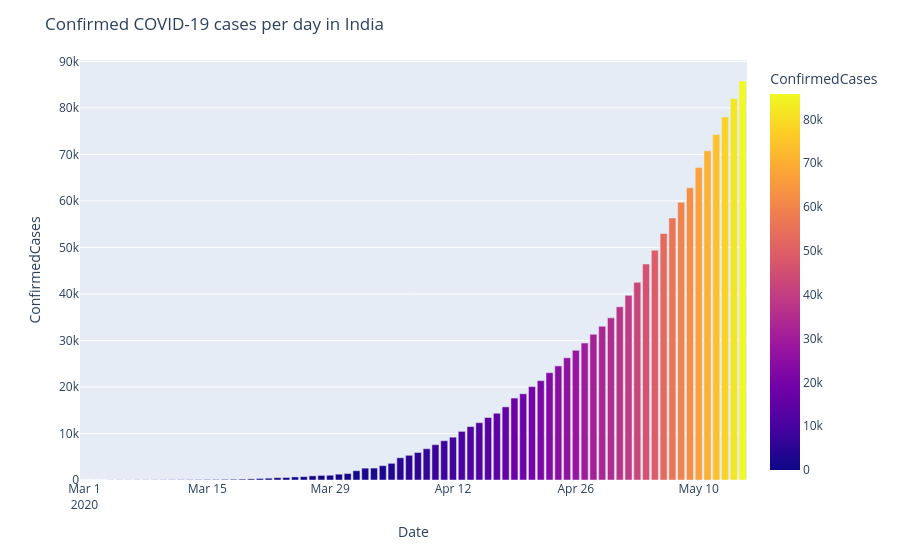

The cell this chart's notebook holds for it:
### Code cell
df_by_date = pd.DataFrame(train.fillna('NA').groupby(['Country_Region','Date'])['ConfirmedCases'].sum().sort_values().reset_index())

fig = px.bar(df_by_date.loc[(df_by_date['Country_Region'] == 'India') &(df_by_date.Date >= '2020-03-01')].sort_values('ConfirmedCases',ascending = False), 
             x='Date', y='ConfirmedCases', color="ConfirmedCases")
fig.update_layout(title_text='Confirmed COVID-19 cases per day in India')
fig.show()

### Figure 1 — Plotly figure (JSON) as saved in the notebook; plotly's stock layout.template omitted (floating-point values rounded to 4 significant figures)
{"data": [{"alignmentgroup": "True", "hovertemplate": "Date=%{x}<br>ConfirmedCases=%{marker.color}<extra></extra>", "legendgroup": "", "marker": {"color": [85784, 81997, 78055, 74292, 70768, 67161, 62808, 59695, 56351, 52987, 49400, 46437, 42505, 39699, 37257, 34863, 33062, 31324, 29451, 27890, 26283, 24530, 23077, 21370, 20080, 18539, 17615, 15722, 14352, 13430, 12322, 11487, 10453, 9205, 8446, 7598, 6725, 5916, 5311, 4778, 3588, 3082, 2567, 2543, 1998, 1397, 1251, 1024, 987, 887, 727, 657, 536, 499, 396, 330, 244, 194, 156, 142, 119, 113, 102, 82, 73, 62, 56, 43, 39, 34, 31, 30, 28, 5, 5, 3], "coloraxis": "coloraxis", "pattern": {"shape": ""}}, "name": "", "offsetgroup": "", "orientation": "v", "showlegend": false, "textposition": "auto", "type": "bar", "x": ["2020-05-15", "2020-05-14", "2020-05-13", "2020-05-12", "2020-05-11", "2020-05-10", "2020-05-09", "2020-05-08", "2020-05-07", "2020-05-06", "2020-05-05", "2020-05-04", "2020-05-03", "2020-05-02", "2020-05-01", "2020-04-30", "2020-04-29", "2020-04-28", "2020-04-27", "2020-04-26", "2020-04-25", "2020-04-24", "2020-04-23", "2020-04-22", "2020-04-21", "2020-04-20", "2020-04-19", "2020-04-18", "2020-04-17", "2020-04-16", "2020-04-15", "2020-04-14", "2020-04-13", "2020-04-12", "2020-04-11", "2020-04-10", "2020-04-09", "2020-04-08", "2020-04-07", "2020-04-06", "2020-04-05", "2020-04-04", "2020-04-03", "2020-04-02", "2020-04-01", "2020-03-31", "2020-03-30", "2020-03-29", "2020-03-28", "2020-03-27", "2020-03-26", "2020-03-25", "2020-03-24", "2020-03-23", "2020-03-22", "2020-03-21", "2020-03-20", "2020-03-19", "2020-03-18", "2020-03-17", "2020-03-16", "2020-03-15", "2020-03-14", "2020-03-13", "2020-03-12", "2020-03-11", "2020-03-10", "2020-03-09", "2020-03-08", "2020-03-07", "2020-03-06", "2020-03-05", "2020-03-04", "2020-03-03", "2020-03-02", "2020-03-01"], "xaxis": "x", "y": [85784, 81997, 78055, 74292, 70768, 67161, 62808, 59695, 56351, 52987, 49400, 46437, 42505, 39699, 37257, 34863, 33062, 31324, 29451, 27890, 26283, 24530, 23077, 21370, 20080, 18539, 17615, 15722, 14352, 13430, 12322, 11487, 10453, 9205, 8446, 7598, 6725, 5916, 5311, 4778, 3588, 3082, 2567, 2543, 1998, 1397, 1251, 1024, 987, 887, 727, 657, 536, 499, 396, 330, 244, 194, 156, 142, 119, 113, 102, 82, 73, 62, 56, 43, 39, 34, 31, 30, 28, 5, 5, 3], "yaxis": "y"}], "layout": {"autosize": true, "barmode": "relative", "coloraxis": {"colorbar": {"title": {"text": "ConfirmedCases"}}, "colorscale": [[0, "#0d0887"], [0.1111, "#46039f"], [0.2222, "#7201a8"], [0.3333, "#9c179e"], [0.4444, "#bd3786"], [0.5556, "#d8576b"], [0.6667, "#ed7953"], [0.7778, "#fb9f3a"], [0.8889, "#fdca26"], [1, "#f0f921"]]}, "legend": {"tracegroupgap": 0}, "margin": {"t": 60}, "title": {"text": "Confirmed COVID-19 cases per day in India"}, "xaxis": {"anchor": "y", "autorange": true, "domain": [0, 1], "range": ["2020-02-29 12:00", "2020-05-15 12:00"], "title": {"text": "Date"}, "type": "date"}, "yaxis": {"anchor": "x", "autorange": true, "domain": [0, 1], "range": [0, 90300.0], "title": {"text": "ConfirmedCases"}, "type": "linear"}}}
